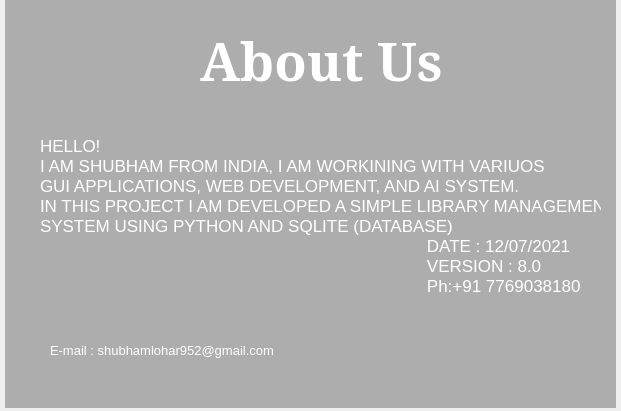
<?xml version="1.0" encoding="UTF-8"?>
<ui version="4.0">
 <class>Form</class>
 <widget class="QWidget" name="Form">
  <property name="geometry">
   <rect>
    <x>0</x>
    <y>0</y>
    <width>621</width>
    <height>411</height>
   </rect>
  </property>
  <property name="maximumSize">
   <size>
    <width>621</width>
    <height>411</height>
   </size>
  </property>
  <property name="windowTitle">
   <string>AboutUs</string>
  </property>
  <widget class="QWidget" name="widget" native="true">
   <property name="geometry">
    <rect>
     <x>0</x>
     <y>0</y>
     <width>621</width>
     <height>411</height>
    </rect>
   </property>
   <property name="maximumSize">
    <size>
     <width>630</width>
     <height>411</height>
    </size>
   </property>
   <property name="styleSheet">
    <string notr="true">QWidget#widget{
image: url(:/image/register.jpg);
}

QPushButton#CloseButton{
	background-color: qlineargradient(spread:pad, x1:0.097, y1:0.448864, x2:0.631, y2:0.409091, stop:0 rgba(11, 131, 120, 219), stop:1 rgba(85, 98, 112, 226));

	color:rgba(255,255,255,210);
    border-radius:5px;
}
QPushButton#CloseButton:hover{
	background-color: qlineargradient(spread:pad, x1:0.097, y1:0.448864, x2:0.631, y2:0.409091, stop:0 rgba(150, 123, 111, 219), stop:1 rgba(85, 81, 84, 226));
}
QPushButton#CloseButton:pressed{
	padding-left:5px;
	padding-top:5px;
	background-color:rgba(150,123,111,255);
}




QPushButton#CloseButton_2{
	background-color:rgba(0,0,0,0);
	color:rgba(85,98,112,255);
}
QPushButton#CloseButton_2:hover{
	color:rgba(131,96,53,255);
}
QPushButton#CloseButton_2:pressed{
	padding-left:5px;
	padding-top:5px;
	color:rgba(91,88,53,255);
}
</string>
   </property>
   <widget class="QLabel" name="label">
    <property name="geometry">
     <rect>
      <x>200</x>
      <y>30</y>
      <width>251</width>
      <height>61</height>
     </rect>
    </property>
    <property name="font">
     <font>
      <family>Constantia</family>
      <pointsize>40</pointsize>
      <weight>75</weight>
      <bold>true</bold>
     </font>
    </property>
    <property name="styleSheet">
     <string notr="true">color:rgb(255, 255, 255)</string>
    </property>
    <property name="text">
     <string>About Us</string>
    </property>
   </widget>
   <widget class="QLabel" name="label_2">
    <property name="geometry">
     <rect>
      <x>5</x>
      <y>-3</y>
      <width>611</width>
      <height>411</height>
     </rect>
    </property>
    <property name="styleSheet">
     <string notr="true">background-color:rgba(0,0,0,70)</string>
    </property>
    <property name="text">
     <string/>
    </property>
   </widget>
   <widget class="QLabel" name="label_3">
    <property name="geometry">
     <rect>
      <x>40</x>
      <y>100</y>
      <width>561</width>
      <height>231</height>
     </rect>
    </property>
    <property name="font">
     <font>
      <pointsize>13</pointsize>
      <weight>50</weight>
      <bold>false</bold>
     </font>
    </property>
    <property name="styleSheet">
     <string notr="true">color:rgb(255, 255, 255);</string>
    </property>
    <property name="text">
     <string>HELLO!
I AM SHUBHAM FROM INDIA, I AM WORKINING WITH VARIUOS
GUI APPLICATIONS, WEB DEVELOPMENT, AND AI SYSTEM. 
IN THIS PROJECT I AM DEVELOPED A SIMPLE LIBRARY MANAGEMENT
SYSTEM USING PYTHON AND SQLITE (DATABASE)
                                                                                  DATE : 12/07/2021
                                                                                  VERSION : 8.0
                                                                                  Ph:+91 7769038180</string>
    </property>
   </widget>
   <widget class="QLabel" name="label_4">
    <property name="geometry">
     <rect>
      <x>50</x>
      <y>340</y>
      <width>251</width>
      <height>21</height>
     </rect>
    </property>
    <property name="font">
     <font>
      <pointsize>10</pointsize>
      <weight>50</weight>
      <bold>false</bold>
     </font>
    </property>
    <property name="styleSheet">
     <string notr="true">color:rgb(255, 255, 255)</string>
    </property>
    <property name="text">
     <string>E-mail : shubhamlohar952@gmail.com</string>
    </property>
   </widget>
   <zorder>label_2</zorder>
   <zorder>label</zorder>
   <zorder>label_3</zorder>
   <zorder>label_4</zorder>
  </widget>
 </widget>
 <resources>
  <include location="../../SQLite/res.qrc"/>
 </resources>
 <connections/>
</ui>
